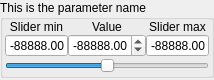
<?xml version="1.0" encoding="UTF-8"?>
<ui version="4.0">
 <class>param_variable</class>
 <widget class="QWidget" name="param_variable">
  <property name="geometry">
   <rect>
    <x>0</x>
    <y>0</y>
    <width>214</width>
    <height>75</height>
   </rect>
  </property>
  <property name="sizePolicy">
   <sizepolicy hsizetype="Preferred" vsizetype="Preferred">
    <horstretch>0</horstretch>
    <verstretch>0</verstretch>
   </sizepolicy>
  </property>
  <property name="minimumSize">
   <size>
    <width>214</width>
    <height>0</height>
   </size>
  </property>
  <property name="windowTitle">
   <string>Form</string>
  </property>
  <layout class="QVBoxLayout" name="verticalLayout">
   <property name="spacing">
    <number>0</number>
   </property>
   <property name="leftMargin">
    <number>0</number>
   </property>
   <property name="topMargin">
    <number>0</number>
   </property>
   <property name="rightMargin">
    <number>0</number>
   </property>
   <property name="bottomMargin">
    <number>2</number>
   </property>
   <item>
    <widget class="QGroupBox" name="groupBox">
     <property name="minimumSize">
      <size>
       <width>0</width>
       <height>0</height>
      </size>
     </property>
     <property name="title">
      <string>This is the parameter name</string>
     </property>
     <property name="flat">
      <bool>false</bool>
     </property>
     <layout class="QVBoxLayout" name="verticalLayout_groupBox">
      <property name="spacing">
       <number>1</number>
      </property>
      <property name="leftMargin">
       <number>2</number>
      </property>
      <property name="topMargin">
       <number>0</number>
      </property>
      <property name="rightMargin">
       <number>2</number>
      </property>
      <property name="bottomMargin">
       <number>2</number>
      </property>
      <item>
       <layout class="QHBoxLayout" name="horizontalLayout" stretch="0,1,0,1,0">
        <property name="spacing">
         <number>0</number>
        </property>
        <item>
         <layout class="QVBoxLayout" name="verticalLayout_2">
          <property name="spacing">
           <number>0</number>
          </property>
          <item>
           <widget class="QLabel" name="min_label">
            <property name="sizePolicy">
             <sizepolicy hsizetype="Minimum" vsizetype="Maximum">
              <horstretch>0</horstretch>
              <verstretch>0</verstretch>
             </sizepolicy>
            </property>
            <property name="text">
             <string>Slider min</string>
            </property>
            <property name="alignment">
             <set>Qt::AlignCenter</set>
            </property>
           </widget>
          </item>
          <item>
           <widget class="QDoubleSpinBox" name="doubleSpinBoxMin">
            <property name="sizePolicy">
             <sizepolicy hsizetype="Preferred" vsizetype="Fixed">
              <horstretch>0</horstretch>
              <verstretch>0</verstretch>
             </sizepolicy>
            </property>
            <property name="minimumSize">
             <size>
              <width>62</width>
              <height>0</height>
             </size>
            </property>
            <property name="frame">
             <bool>true</bool>
            </property>
            <property name="alignment">
             <set>Qt::AlignRight|Qt::AlignTrailing|Qt::AlignVCenter</set>
            </property>
            <property name="buttonSymbols">
             <enum>QAbstractSpinBox::NoButtons</enum>
            </property>
            <property name="keyboardTracking">
             <bool>false</bool>
            </property>
            <property name="prefix">
             <string/>
            </property>
            <property name="decimals">
             <number>2</number>
            </property>
            <property name="minimum">
             <double>-99999.990000000005239</double>
            </property>
            <property name="maximum">
             <double>99999.990000000005239</double>
            </property>
            <property name="singleStep">
             <double>0.010000000000000</double>
            </property>
            <property name="value">
             <double>-88888.000000000000000</double>
            </property>
           </widget>
          </item>
         </layout>
        </item>
        <item>
         <spacer name="horizontalSpacer_left">
          <property name="orientation">
           <enum>Qt::Horizontal</enum>
          </property>
          <property name="sizeType">
           <enum>QSizePolicy::Preferred</enum>
          </property>
          <property name="sizeHint" stdset="0">
           <size>
            <width>0</width>
            <height>10</height>
           </size>
          </property>
         </spacer>
        </item>
        <item>
         <layout class="QVBoxLayout" name="verticalLayout_3">
          <property name="spacing">
           <number>0</number>
          </property>
          <item>
           <widget class="QLabel" name="current_label">
            <property name="sizePolicy">
             <sizepolicy hsizetype="Minimum" vsizetype="Maximum">
              <horstretch>0</horstretch>
              <verstretch>0</verstretch>
             </sizepolicy>
            </property>
            <property name="text">
             <string>Value</string>
            </property>
            <property name="alignment">
             <set>Qt::AlignCenter</set>
            </property>
           </widget>
          </item>
          <item>
           <widget class="QDoubleSpinBox" name="doubleSpinBoxCurrent">
            <property name="sizePolicy">
             <sizepolicy hsizetype="Preferred" vsizetype="Fixed">
              <horstretch>0</horstretch>
              <verstretch>0</verstretch>
             </sizepolicy>
            </property>
            <property name="minimumSize">
             <size>
              <width>74</width>
              <height>0</height>
             </size>
            </property>
            <property name="alignment">
             <set>Qt::AlignRight|Qt::AlignTrailing|Qt::AlignVCenter</set>
            </property>
            <property name="keyboardTracking">
             <bool>false</bool>
            </property>
            <property name="minimum">
             <double>-99999.990000000005239</double>
            </property>
            <property name="maximum">
             <double>99999.990000000005239</double>
            </property>
            <property name="singleStep">
             <double>0.010000000000000</double>
            </property>
            <property name="value">
             <double>-88888.000000000000000</double>
            </property>
           </widget>
          </item>
         </layout>
        </item>
        <item>
         <spacer name="horizontalSpacer_right">
          <property name="orientation">
           <enum>Qt::Horizontal</enum>
          </property>
          <property name="sizeType">
           <enum>QSizePolicy::Preferred</enum>
          </property>
          <property name="sizeHint" stdset="0">
           <size>
            <width>0</width>
            <height>10</height>
           </size>
          </property>
         </spacer>
        </item>
        <item>
         <layout class="QVBoxLayout" name="verticalLayout_4">
          <property name="spacing">
           <number>0</number>
          </property>
          <item>
           <widget class="QLabel" name="max_label">
            <property name="sizePolicy">
             <sizepolicy hsizetype="Minimum" vsizetype="Maximum">
              <horstretch>0</horstretch>
              <verstretch>0</verstretch>
             </sizepolicy>
            </property>
            <property name="text">
             <string>Slider max</string>
            </property>
            <property name="alignment">
             <set>Qt::AlignCenter</set>
            </property>
           </widget>
          </item>
          <item>
           <widget class="QDoubleSpinBox" name="doubleSpinBoxMax">
            <property name="sizePolicy">
             <sizepolicy hsizetype="Preferred" vsizetype="Fixed">
              <horstretch>0</horstretch>
              <verstretch>0</verstretch>
             </sizepolicy>
            </property>
            <property name="minimumSize">
             <size>
              <width>62</width>
              <height>0</height>
             </size>
            </property>
            <property name="alignment">
             <set>Qt::AlignRight|Qt::AlignTrailing|Qt::AlignVCenter</set>
            </property>
            <property name="buttonSymbols">
             <enum>QAbstractSpinBox::NoButtons</enum>
            </property>
            <property name="keyboardTracking">
             <bool>false</bool>
            </property>
            <property name="minimum">
             <double>-99999.990000000005239</double>
            </property>
            <property name="maximum">
             <double>99999.990000000005239</double>
            </property>
            <property name="singleStep">
             <double>0.010000000000000</double>
            </property>
            <property name="value">
             <double>-88888.000000000000000</double>
            </property>
           </widget>
          </item>
         </layout>
        </item>
       </layout>
      </item>
      <item>
       <widget class="QSlider" name="valueSlider">
        <property name="sizePolicy">
         <sizepolicy hsizetype="Preferred" vsizetype="Fixed">
          <horstretch>0</horstretch>
          <verstretch>0</verstretch>
         </sizepolicy>
        </property>
        <property name="minimum">
         <number>-9999999</number>
        </property>
        <property name="maximum">
         <number>99999</number>
        </property>
        <property name="singleStep">
         <number>2</number>
        </property>
        <property name="pageStep">
         <number>12</number>
        </property>
        <property name="tracking">
         <bool>true</bool>
        </property>
        <property name="orientation">
         <enum>Qt::Horizontal</enum>
        </property>
        <property name="invertedAppearance">
         <bool>false</bool>
        </property>
        <property name="invertedControls">
         <bool>false</bool>
        </property>
        <property name="tickPosition">
         <enum>QSlider::NoTicks</enum>
        </property>
       </widget>
      </item>
     </layout>
    </widget>
   </item>
  </layout>
 </widget>
 <resources/>
 <connections/>
</ui>
